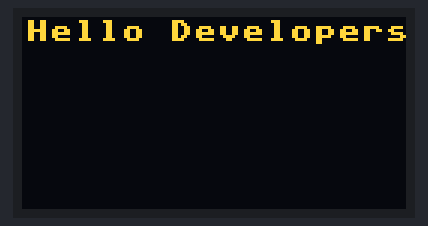
The program below on a simulated ESP32 board running MicroPython. Parts: 128×64 one-colour display. The OLED is the two-colour kind (top 16 rows yellow); library files of the repository ran but are not shown: ssd1306.py. At 0.1 s the program stops and its outputs stay as they are.

Above: at 0.1 s.

The program:

main.py
```python
from machine import Pin, I2C
import ssd1306

# ESP32 Pin assignment
i2c = I2C(0, scl=Pin(22), sda=Pin(21))

oled_width = 128
oled_height = 64
oled = ssd1306.SSD1306_I2C(oled_width, oled_height, i2c)

oled.text('Hello Developers', 1, 1)
oled.show()
```
